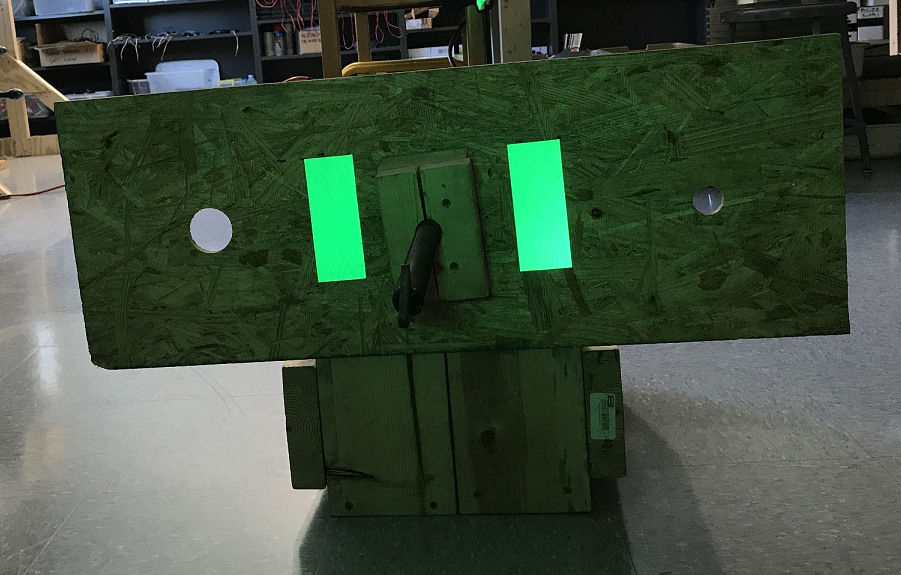
#> input picture NapalmVision2017PostSCRIW/testimagesmall.png, 901 x 575 px, found by its file name
$ python masking1.py
#> lines starting #> are read from the running program, lines starting #| are printed output that depends on the picture; after the words box and inside, x2 and y2 are one past the last pixel; in counts of white or black regions, pixels touching at a corner belong together
import cv2

path = "C:\\Users\\FRC_STANDARD_USER\Desktop\\Python Vision Code\\Python Vision Repository\\NapalmVision2017PostSCRIW\\testimagesmall.png"
path2 = "C:\\Users\Benjamin\\Desktop\\Python\\Python Vision\\Python Vision Repository\\283-Vision\\NapalmVision2017PostSCRIW\\testimagesmall.png"
img = cv2.imread(path)
#> img is the input picture: shape (575, 901, 3); mean B, G, R 62, 79.4, 63.8
img = cv2.cvtColor(img, cv2.COLOR_BGR2HSV)
#> img: shape (575, 901, 3); mean H, S, V 54.3, 91.2, 80.8
img_h = img[:,:,0] #Image but ONLY hue values
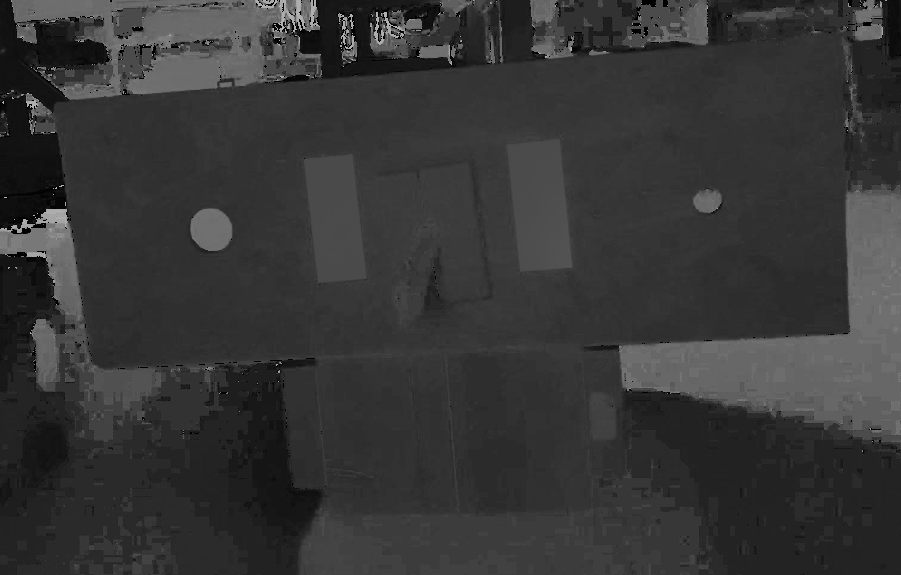
#> img_h: shape (575, 901); min 0, max 179, mean 54.3
img_h_copy = img_h
#Green is between 60 and 160
good, img_h = cv2.threshold(img_h, 60, 255, cv2.THRESH_BINARY) #Pixels above 82 become white
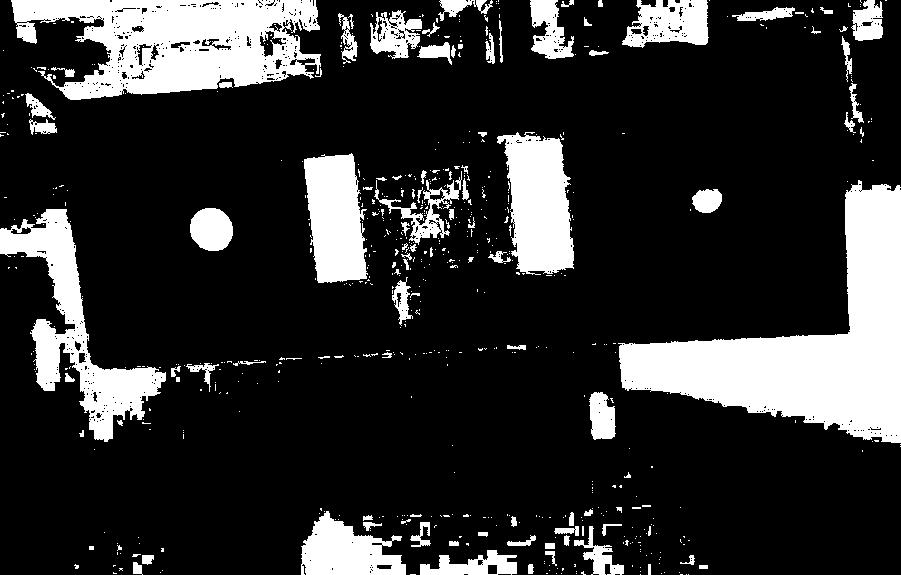
#> img_h: shape (575, 901); 19.2% white; 631 white regions (531 under 20 px), largest, box (x1, y1, x2, y2) and area: (618, 180, 901, 443) 28845, (11, 0, 321, 100) 19645, (0, 209, 166, 442) 10417
good2, img_h2 = cv2.threshold(img[:,:,0], 120, 255, cv2.THRESH_BINARY) #Pixels above 2nd number become white
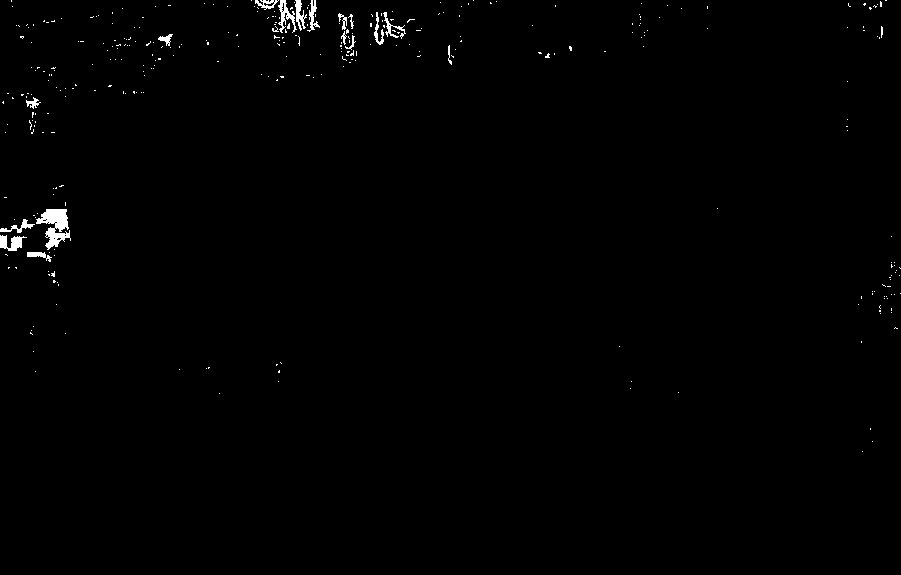
#> img_h2: shape (575, 901); 0.65% white; 331 white regions (313 under 20 px), largest, box (x1, y1, x2, y2) and area: (36, 209, 71, 250) 731, (0, 235, 27, 251) 244, (278, 0, 297, 33) 236
img_f = cv2.bitwise_xor(img_h, img_h2)
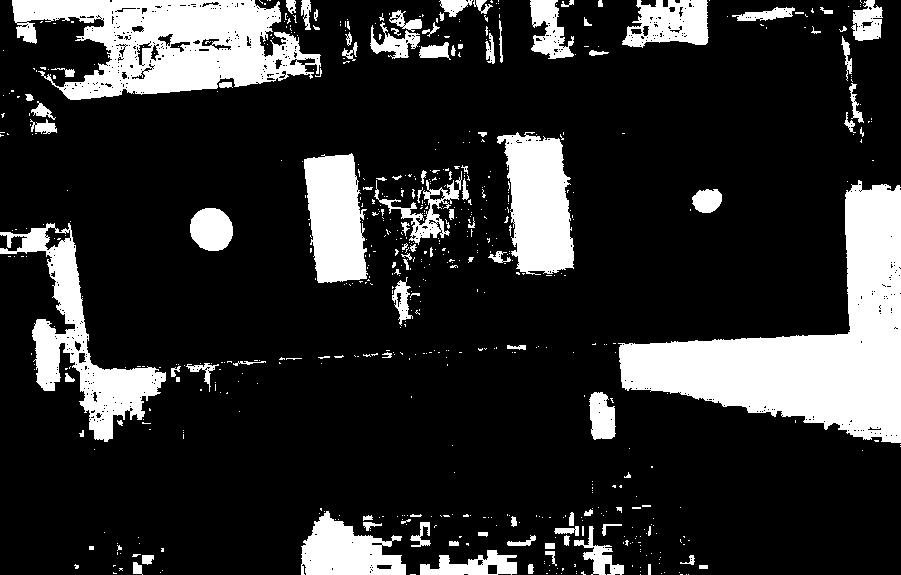
#> img_f: shape (575, 901); 18.5% white; 643 white regions (536 under 20 px), largest, box (x1, y1, x2, y2) and area: (618, 180, 901, 443) 28779, (12, 0, 321, 100) 18193, (0, 223, 166, 442) 9119
cv2.imshow("h", img_h)
cv2.imshow("h2", img_h2)
cv2.imshow("combined", img_f)
cv2.waitKey(0)
cv2.destroyAllWindows()

$ run again, with NapalmVision2017PostSCRIW/bd_test.png copied over NapalmVision2017PostSCRIW/testimagesmall.png
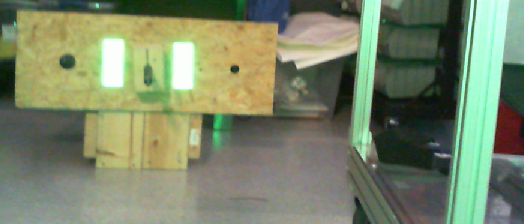
#> input picture NapalmVision2017PostSCRIW/bd_test.png, 524 x 224 px, found by its file name
#> img is the input picture: shape (224, 524, 3); mean B, G, R 105.5, 134, 122.7
#> img: shape (224, 524, 3); mean H, S, V 51.2, 70.5, 138.4
#> `good, img_h = cv2.threshold(img_h, 60, 255, cv2.THRESH_BINARY)`:
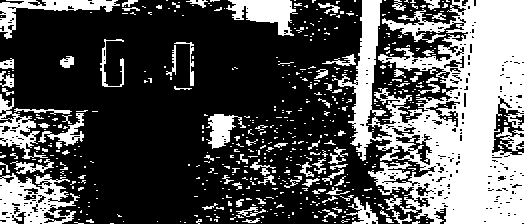
#> img_h: shape (224, 524); 33.2% white; 555 white regions (470 under 20 px), largest, box (x1, y1, x2, y2) and area: (332, 0, 524, 224) 24166, (0, 173, 80, 224) 2380, (226, 0, 298, 36) 1381
#> img_h2: shape (224, 524); 3.7% white in thin lines or dots
#> `img_f = cv2.bitwise_xor(img_h, img_h2)`:
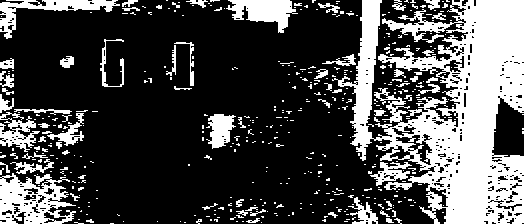
#> img_f: shape (224, 524); 29.5% white; 446 white regions (380 under 20 px), largest, box (x1, y1, x2, y2) and area: (332, 0, 524, 224) 22022, (0, 173, 76, 224) 2299, (226, 0, 298, 33) 1277
